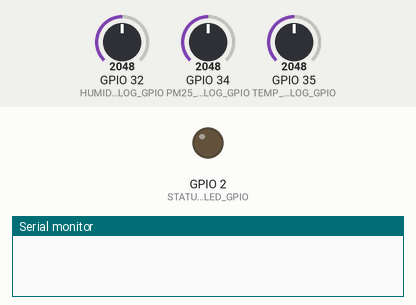
Simulated run of this sketch. Board: ESP32. Parts: output pins drawn as LEDs (lit = HIGH), the last lines printed to the serial monitor. Dashed ring = blinking. Inputs (shaded band) come from the test bench; at power-on: GPIO 34 (PM25_ANALOG_GPIO) = 2048, GPIO 35 (TEMP_ANALOG_GPIO) = 2048, GPIO 32 (HUMIDITY_ANALOG_GPIO) = 2048. WiFi joins after 1.5 s; servers stay silent unless stated; no MQTT or app messages arrive unless stated.

Above: at 0.0 s.
At 1.5 s:
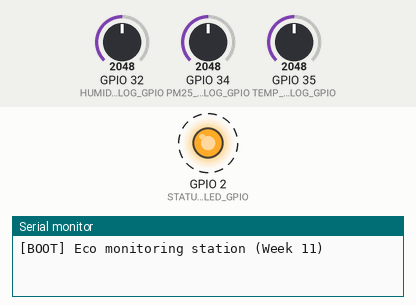
1.6 s: GPIO 34 (PM25_ANALOG_GPIO) set to 1434
At 3.8 s:
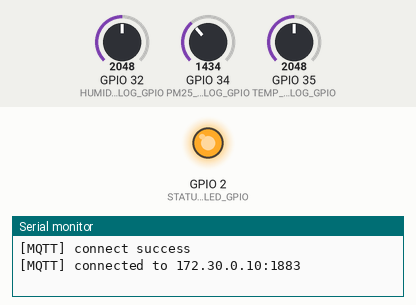
9.0 s: GPIO 34 (PM25_ANALOG_GPIO) set to 1316
16.4 s: GPIO 35 (TEMP_ANALOG_GPIO) set to 657
23.8 s: GPIO 35 (TEMP_ANALOG_GPIO) set to 607
31.6 s: GPIO 32 (HUMIDITY_ANALOG_GPIO) set to 4065
39.0 s: GPIO 32 (HUMIDITY_ANALOG_GPIO) set to 4095
Timing chart, 0 to 42.0 s (numbered marks = the images above; inputs shaded):
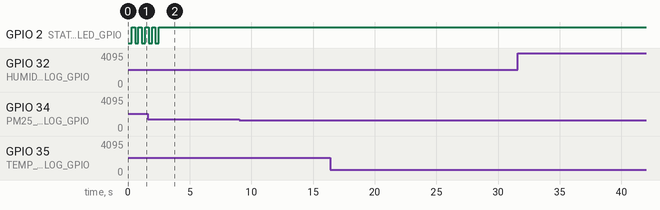

Measured:
- by itself, GPIO 2 (STATUS_LED_GPIO): alternates HIGH for 0.27 s and LOW for 0.27 s, 4 changes in all, then stays HIGH

The sketch:

main.ino
```cpp
/*
Выполнила бригада №3
Участники:
- Павлов Аркадий - ответственный за схемы
- Малков Максим - ответственный за код
- Авдеев Евгений - ответственный за отчеты
*/

#include <Arduino.h>
#include <WiFi.h>
#include <PubSubClient.h>
#include <math.h>

// Параметры учебной Wi-Fi сети из правил курса.
static constexpr const char* WIFI_SSID = "Velxio-GUEST";
static constexpr const char* WIFI_PASSWORD = "";

// MQTT-брокер EMQX из docker-compose (сервис emqx).
static constexpr const char* MQTT_BROKER_HOST = "172.30.0.10";
static constexpr uint16_t MQTT_BROKER_PORT = 1883;

// Идентификаторы устройства и топика строго по требованиям задания.
static constexpr const char* USER_ID = "5404";
static constexpr const char* DEVICE_ID = "Eco-5404";
static constexpr const char* MQTT_TOPIC_ECO = "iot_practice/5404/eco";
static constexpr const char* MQTT_CLIENT_ID = "esp32_eco_station_5404";

// Периоды переподключения и измерения.
static constexpr uint32_t WIFI_RECONNECT_INTERVAL_MS = 5000;
static constexpr uint32_t MQTT_RECONNECT_INTERVAL_MS = 2500;
static constexpr uint32_t MEASURE_AND_PUBLISH_INTERVAL_MS = 5000;
static constexpr uint32_t STATUS_BLINK_INTERVAL_MS = 250;

// Аппаратные пины станции.
static constexpr uint8_t STATUS_LED_GPIO = 2;
static constexpr uint8_t TEMP_ANALOG_GPIO = 35;
static constexpr uint8_t HUMIDITY_ANALOG_GPIO = 32;
static constexpr uint8_t PM25_ANALOG_GPIO = 34;

// Статические координаты станции для отображения на карте.
static constexpr float STATION_LAT = 55.7558f;
static constexpr float STATION_LON = 37.6176f;

// Диапазон пересчета сигнала запыленности в PM2.5 (учебная калибровка).
static constexpr float PM25_MIN_UGM3 = 0.0f;
static constexpr float PM25_MAX_UGM3 = 300.0f;
static constexpr float TEMPERATURE_MIN_C = -20.0f;
static constexpr float TEMPERATURE_MAX_C = 45.0f;
static constexpr float HUMIDITY_MIN_PERCENT = 0.0f;
static constexpr float HUMIDITY_MAX_PERCENT = 100.0f;
static constexpr uint16_t ADC_MAX = 4095;

WiFiClient wifiClient;
PubSubClient mqttClient(wifiClient);

unsigned long lastWifiReconnectTryMs = 0;
unsigned long lastMqttReconnectTryMs = 0;
unsigned long lastMeasureAndPublishMs = 0;
unsigned long lastStatusBlinkMs = 0;

bool wifiConnectedLogged = false;
bool mqttConnectedLogged = false;

// Флаг наличия датчика давления: в текущем макете не используется и по методичке
// допускается исключение pressure при отсутствии соответствующего сенсора.
bool hasPressureSensor = false;

static void updateStatusLed() {
  const bool wifiReady = (WiFi.status() == WL_CONNECTED);
  const bool mqttReady = mqttClient.connected();

  if (wifiReady && mqttReady) {
    digitalWrite(STATUS_LED_GPIO, HIGH);
    return;
  }

  const unsigned long now = millis();
  if (now - lastStatusBlinkMs >= STATUS_BLINK_INTERVAL_MS) {
    lastStatusBlinkMs = now;
    digitalWrite(STATUS_LED_GPIO, !digitalRead(STATUS_LED_GPIO));
  }
}

static void connectWifiIfNeeded() {
  const wl_status_t status = WiFi.status();
  if (status == WL_CONNECTED) {
    if (!wifiConnectedLogged) {
      Serial.printf("[WiFi] connected to %s, ip=%s\n",
                    WIFI_SSID,
                    WiFi.localIP().toString().c_str());
      wifiConnectedLogged = true;
    }
    return;
  }

  if (wifiConnectedLogged) {
    Serial.printf("[WiFi] connection lost, status=%d\n", static_cast<int>(status));
    wifiConnectedLogged = false;
    mqttConnectedLogged = false;
  }

  const unsigned long now = millis();
  if (now - lastWifiReconnectTryMs < WIFI_RECONNECT_INTERVAL_MS) {
    return;
  }
  lastWifiReconnectTryMs = now;

  Serial.printf("[WiFi] reconnecting to %s\n", WIFI_SSID);
  WiFi.disconnect();
  WiFi.begin(WIFI_SSID, WIFI_PASSWORD);
}

static void connectMqttIfNeeded() {
  if (WiFi.status() != WL_CONNECTED) {
    return;
  }

  if (mqttClient.connected()) {
    if (!mqttConnectedLogged) {
      Serial.printf("[MQTT] connected to %s:%u\n", MQTT_BROKER_HOST, MQTT_BROKER_PORT);
      mqttConnectedLogged = true;
    }
    return;
  }

  const unsigned long now = millis();
  if (now - lastMqttReconnectTryMs < MQTT_RECONNECT_INTERVAL_MS) {
    return;
  }
  lastMqttReconnectTryMs = now;
  mqttConnectedLogged = false;

  Serial.printf("[MQTT] connecting, clientId=%s\n", MQTT_CLIENT_ID);
  if (mqttClient.connect(MQTT_CLIENT_ID)) {
    Serial.println("[MQTT] connect success");
  } else {
    Serial.printf("[MQTT] connect failed, rc=%d\n", mqttClient.state());
  }
}

static float readPm25UgM3() {
  // Учебная модель: пересчитываем аналоговый сигнал в диапазон PM2.5.
  // Для реального пылевого датчика здесь можно подставить точную формулу из даташита.
  const int raw = analogRead(PM25_ANALOG_GPIO);
  const float ratio = static_cast<float>(raw) / static_cast<float>(ADC_MAX);
  const float pm25 = PM25_MIN_UGM3 + (PM25_MAX_UGM3 - PM25_MIN_UGM3) * ratio;
  return constrain(pm25, PM25_MIN_UGM3, PM25_MAX_UGM3);
}

static float readMappedAnalog(uint8_t pin, float minValue, float maxValue) {
  const int raw = analogRead(pin);
  const float ratio = static_cast<float>(raw) / static_cast<float>(ADC_MAX);
  const float value = minValue + (maxValue - minValue) * ratio;
  return constrain(value, minValue, maxValue);
}

static bool readSensors(float* temperature, float* humidity, float* pressure, float* pm25) {
  // Используем отдельные потенциометры как независимые источники
  // температуры, влажности и PM2.5 в эмуляторе без дополнительных библиотек.
  *temperature = readMappedAnalog(TEMP_ANALOG_GPIO, TEMPERATURE_MIN_C, TEMPERATURE_MAX_C);
  *humidity = readMappedAnalog(HUMIDITY_ANALOG_GPIO, HUMIDITY_MIN_PERCENT, HUMIDITY_MAX_PERCENT);
  *pm25 = readPm25UgM3();

  if (hasPressureSensor) {
    // Резервная точка расширения: чтение фактического давления, если датчик добавлен.
    *pressure = 1013.25f;
  } else {
    *pressure = NAN;
  }

  return true;
}

static bool buildPayload(char* outPayload, size_t outPayloadSize) {
  float temperature = NAN;
  float humidity = NAN;
  float pressure = NAN;
  float pm25 = NAN;

  if (!readSensors(&temperature, &humidity, &pressure, &pm25)) {
    return false;
  }

  if (!isfinite(temperature) || !isfinite(humidity) || !isfinite(pm25)) {
    Serial.println("[SENS] invalid numeric data");
    return false;
  }

  const unsigned long tsMs = millis();
  if (isfinite(pressure)) {
    snprintf(
        outPayload,
        outPayloadSize,
        "{\"deviceId\":\"%s\",\"userId\":\"%s\",\"ts\":%lu,\"lat\":%.6f,\"lon\":%.6f,\"temperature\":%.2f,\"humidity\":%.2f,\"pressure\":%.2f,\"pm25\":%.2f}",
        DEVICE_ID,
        USER_ID,
        tsMs,
        STATION_LAT,
        STATION_LON,
        temperature,
        humidity,
        pressure,
        pm25);
  } else {
    snprintf(
        outPayload,
        outPayloadSize,
        "{\"deviceId\":\"%s\",\"userId\":\"%s\",\"ts\":%lu,\"lat\":%.6f,\"lon\":%.6f,\"temperature\":%.2f,\"humidity\":%.2f,\"pressure\":null,\"pm25\":%.2f}",
        DEVICE_ID,
        USER_ID,
        tsMs,
        STATION_LAT,
        STATION_LON,
        temperature,
        humidity,
        pm25);
  }

  return true;
}

static void publishEcoDataIfNeeded() {
  if (!mqttClient.connected()) {
    return;
  }

  const unsigned long now = millis();
  if (now - lastMeasureAndPublishMs < MEASURE_AND_PUBLISH_INTERVAL_MS) {
    return;
  }
  lastMeasureAndPublishMs = now;

  char payload[256];
  if (!buildPayload(payload, sizeof(payload))) {
    Serial.println("[MQTT] publish skipped: no valid sensor packet");
    return;
  }

  const bool ok = mqttClient.publish(MQTT_TOPIC_ECO, payload, false);
  Serial.printf("[MQTT] publish topic=%s payload=%s result=%s\n",
                MQTT_TOPIC_ECO,
                payload,
                ok ? "ok" : "fail");
}

void setup() {
  Serial.begin(115200);
  delay(300);
  Serial.println();
  Serial.println("[BOOT] Eco monitoring station (Week 11)");

  pinMode(STATUS_LED_GPIO, OUTPUT);
  digitalWrite(STATUS_LED_GPIO, LOW);

  pinMode(TEMP_ANALOG_GPIO, INPUT);
  pinMode(HUMIDITY_ANALOG_GPIO, INPUT);
  pinMode(PM25_ANALOG_GPIO, INPUT);

  WiFi.mode(WIFI_STA);
  WiFi.begin(WIFI_SSID, WIFI_PASSWORD);

  mqttClient.setServer(MQTT_BROKER_HOST, MQTT_BROKER_PORT);
}

void loop() {
  connectWifiIfNeeded();
  connectMqttIfNeeded();

  if (mqttClient.connected()) {
    mqttClient.loop();
  }

  publishEcoDataIfNeeded();
  updateStatusLed();
  delay(30);
}
```
